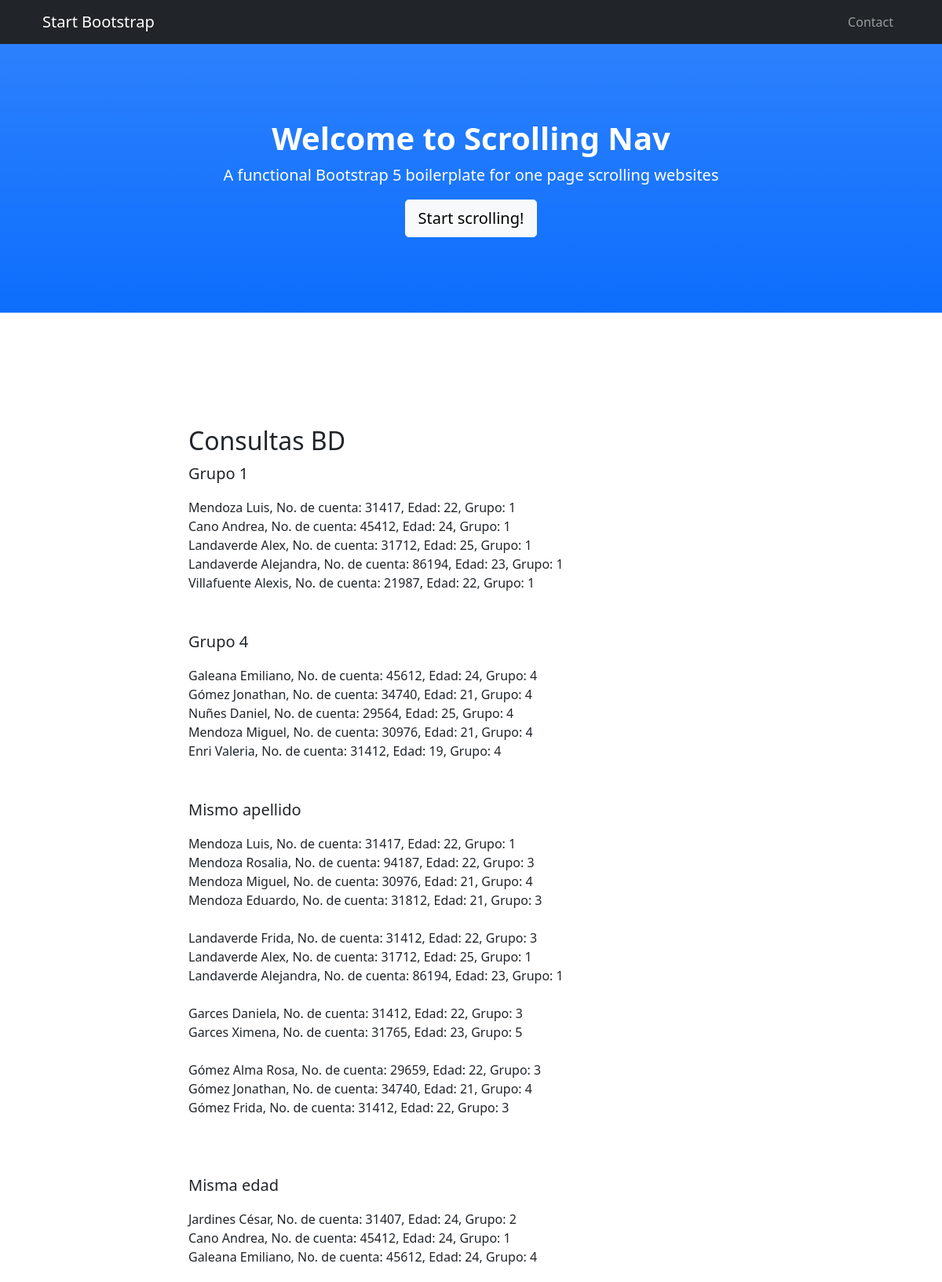
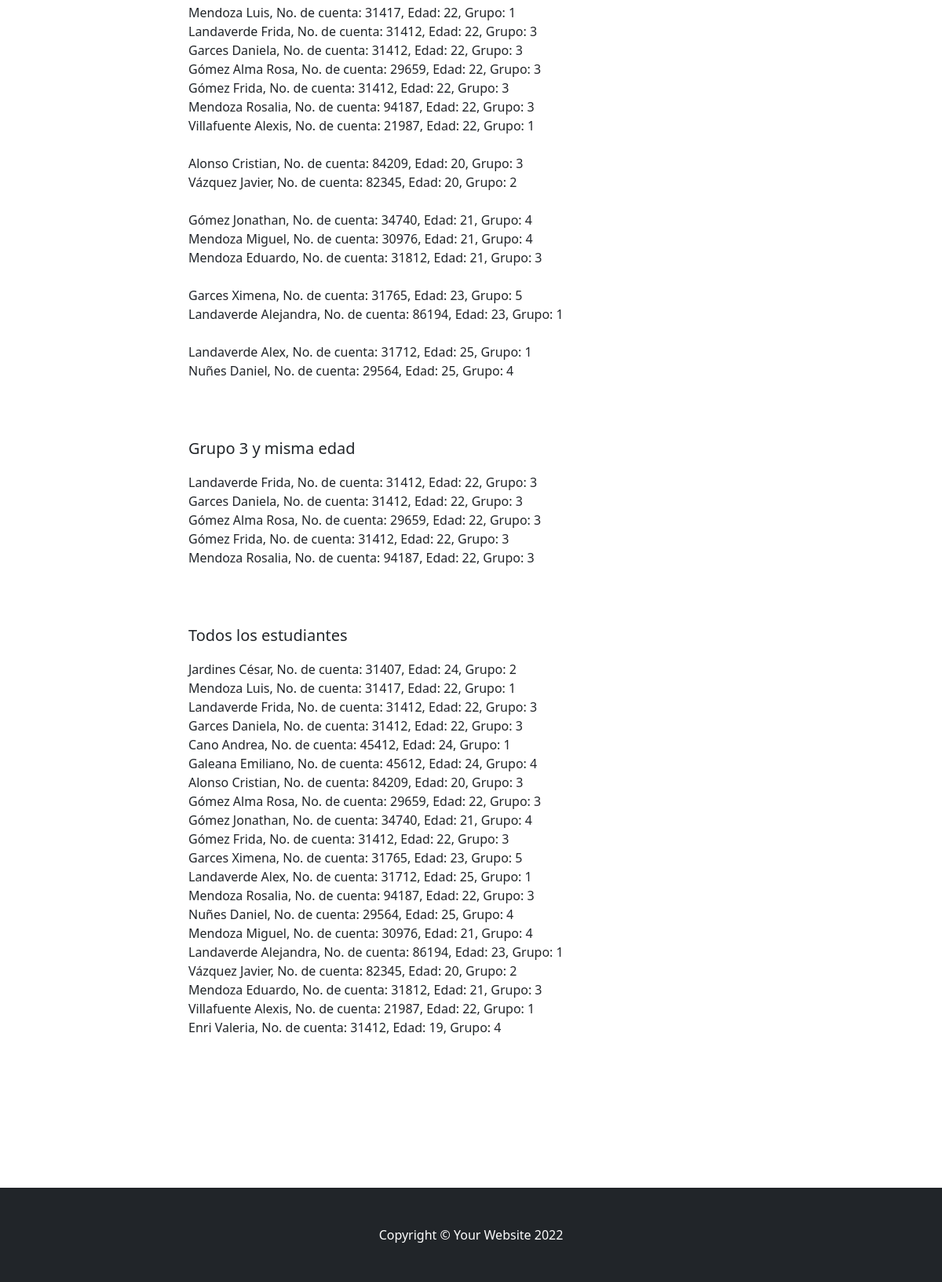
The page / on the database its author committed (2 pictures, top to bottom).
### mainApp/models.py (models this page shows)
class  Estudiante(models.Model):
    numCta  =  models.IntegerField(default=0, max_length=9)
    nombres  =  models.CharField(max_length=200)
    apellidos  =  models.CharField(max_length=200)
    edad = models.IntegerField(default=0, max_length=3)
    grupo  =  models.ForeignKey(Grupo, on_delete=models.SET_NULL, null=True)
    def __str__(self):
        return f'{self.apellidos} {self.nombres}, ' + f'No. de cuenta: {self.numCta}, ' + f'Edad: {self.edad}, ' + f'Grupo: {self.grupo.id_grupo}'

class  Grupo(models.Model):
    id_grupo  =  models.AutoField(primary_key=True)

### mainApp/views.py (the view)
# urls.py: path('', views.index, name='inicio')
def index(request):
    all_estudiantes = Estudiante.objects.all()
    estudiantes_grupo_1 = Estudiante.objects.filter(grupo=1)
    estudiantes_grupo_4 = Estudiante.objects.filter(grupo=4)
    mismo_apellido = {}
    misma_edad = {}
    misma_edad_grupo_3 = {}
    for estudiante in all_estudiantes:
        if mismo_apellido.get(estudiante.apellidos):
            mismo_apellido[estudiante.apellidos].append(estudiante)
        else:
            mismo_apellido[estudiante.apellidos] = [estudiante]
        if misma_edad.get(estudiante.edad):
            misma_edad[estudiante.edad].append(estudiante)
        else:
            misma_edad[estudiante.edad] = [estudiante]
        if estudiante.grupo.id_grupo == 3:
            if misma_edad_grupo_3.get(estudiante.edad):
                misma_edad_grupo_3[estudiante.edad].append(estudiante)
            else:
                misma_edad_grupo_3[estudiante.edad] = [estudiante]
    mas_de_uno = lambda l: len(l) > 1
    mismo_apellido     = filter(mas_de_uno, mismo_apellido.values())
    misma_edad         = filter(mas_de_uno, misma_edad.values())
    misma_edad_grupo_3 = filter(mas_de_uno, misma_edad_grupo_3.values())
    contexto = {
        'estudiantes_grupo_1': estudiantes_grupo_1,
        'estudiantes_grupo_4': estudiantes_grupo_4,
        'mismo_apellido': mismo_apellido,
        'misma_edad': misma_edad,
        'misma_edad_grupo_3': misma_edad_grupo_3,
        'all_estudiantes': all_estudiantes
    }
    return render(request, 'index.html', context=contexto)

### mainApp/templates/index.html (shortened to what this page needs)
{% load static %}
<!DOCTYPE html>
<html lang="en">
    <head>
        <link href="{% static 'css/styles.css'%}" rel="stylesheet" />
    </head>
    <body id="page-top">
        <nav class="navbar navbar-expand-lg navbar-dark bg-dark fixed-top" id="mainNav">
            <div class="container px-4">
                <a class="navbar-brand" href="#page-top">Start Bootstrap</a>
                <div class="collapse navbar-collapse" id="navbarResponsive">
                    <ul class="navbar-nav ms-auto">
                        <li class="nav-item"><a class="nav-link" href="#contact">Contact</a></li>
                    </ul>
                </div>
            </div>
        </nav>
        <header class="bg-primary bg-gradient text-white">
            <div class="container px-4 text-center">
                <h1 class="fw-bolder">Welcome to Scrolling Nav</h1>
                <p class="lead">A functional Bootstrap 5 boilerplate for one page scrolling websites</p>
                <a class="btn btn-lg btn-light" href="#about">Start scrolling!</a>
            </div>
        </header>
        <section id="contact">
            <div class="container px-4">
                <div class="row gx-4 justify-content-center">
                    <div class="col-lg-8">
                        <h2>Consultas BD</h2>
                        <p class="lead">Grupo 1</p>
                        {% for estudiante in estudiantes_grupo_1 %}
                            {{ estudiante }} <br>
                        {% endfor %}
                        <br><br>
                        <p class="lead">Grupo 4</p>
                        {% for estudiante in estudiantes_grupo_4 %}
                            {{ estudiante }} <br>
                        {% endfor %}
                        <br><br>
                        <p class="lead">Mismo apellido</p>
                        {% for lista_estudiantes in mismo_apellido %}
                            {% for estudiante in lista_estudiantes %}
                                {{ estudiante }} <br>
                            {% endfor %}
                            <br>
                        {% endfor %}
                        <br><br>
                        <p class="lead">Misma edad</p>
                        {% for lista_estudiantes in misma_edad %}
                            {% for estudiante in lista_estudiantes %}
                                {{ estudiante }} <br>
                            {% endfor %}
                            <br>
                        {% endfor %}
                        <br><br>
                        <p class="lead">Grupo 3 y misma edad</p>
                        {% for lista_estudiantes in misma_edad_grupo_3 %}
                            {% for estudiante in lista_estudiantes %}
                                {{ estudiante }} <br>
                            {% endfor %}
                            <br>
                        {% endfor %}
                        <br><br>
                        <p class="lead">Todos los estudiantes</p>
                        {% for estudiante in all_estudiantes %}
                            {{ estudiante }} <br>
                        {% endfor %}
                        <br><br>
                    </div>
                </div>
            </div>
        </section>
        <footer class="py-5 bg-dark">
            <div class="container px-4"><p class="m-0 text-center text-white">Copyright &copy; Your Website 2022</p></div>
        </footer>
    </body>
</html>

### rows shown on the page
Estudiante: apellidos+nombres+numCta "Mendoza Luis, No. de cuenta: 31417, Edad: 22, Grupo: 1"
Estudiante: apellidos+nombres+numCta "Cano Andrea, No. de cuenta: 45412, Edad: 24, Grupo: 1"
Estudiante: apellidos+nombres+numCta "Landaverde Alex, No. de cuenta: 31712, Edad: 25, Grupo: 1"
Estudiante: apellidos+nombres+numCta "Landaverde Alejandra, No. de cuenta: 86194, Edad: 23, Grupo: 1"
Estudiante: apellidos+nombres+numCta "Villafuente Alexis, No. de cuenta: 21987, Edad: 22, Grupo: 1"
Estudiante: apellidos+nombres+numCta "Galeana Emiliano, No. de cuenta: 45612, Edad: 24, Grupo: 4"
Estudiante: apellidos+nombres+numCta "Gómez Jonathan, No. de cuenta: 34740, Edad: 21, Grupo: 4"
Estudiante: apellidos+nombres+numCta "Nuñes Daniel, No. de cuenta: 29564, Edad: 25, Grupo: 4"
Estudiante: apellidos+nombres+numCta "Mendoza Miguel, No. de cuenta: 30976, Edad: 21, Grupo: 4"
Estudiante: apellidos+nombres+numCta "Enri Valeria, No. de cuenta: 31412, Edad: 19, Grupo: 4"
Estudiante: apellidos+nombres+numCta "Mendoza Rosalia, No. de cuenta: 94187, Edad: 22, Grupo: 3"
Estudiante: apellidos+nombres+numCta "Mendoza Eduardo, No. de cuenta: 31812, Edad: 21, Grupo: 3"
Estudiante: apellidos+nombres+numCta "Landaverde Frida, No. de cuenta: 31412, Edad: 22, Grupo: 3"
Estudiante: apellidos+nombres+numCta "Garces Daniela, No. de cuenta: 31412, Edad: 22, Grupo: 3"
Estudiante: apellidos+nombres+numCta "Garces Ximena, No. de cuenta: 31765, Edad: 23, Grupo: 5"
Estudiante: apellidos+nombres+numCta "Gómez Alma Rosa, No. de cuenta: 29659, Edad: 22, Grupo: 3"
Estudiante: apellidos+nombres+numCta "Gómez Frida, No. de cuenta: 31412, Edad: 22, Grupo: 3"
Estudiante: apellidos+nombres+numCta "Jardines César, No. de cuenta: 31407, Edad: 24, Grupo: 2"
Estudiante: apellidos+nombres+numCta "Alonso Cristian, No. de cuenta: 84209, Edad: 20, Grupo: 3"
Estudiante: apellidos+nombres+numCta "Vázquez Javier, No. de cuenta: 82345, Edad: 20, Grupo: 2"
